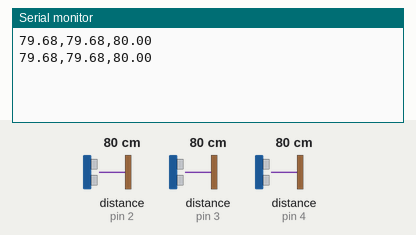
Recording of a sketch running on a simulated Arduino Uno, built with avr-gcc and run on an emulated ATmega328P. Parts: the last lines printed to the serial monitor. Wiring (inferred from the names in the program): 3 × ultrasonic range finder: trigger pin 5, echo pin 2 / trigger pin 6, echo pin 3 / trigger pin 7, echo pin 4. The inputs (shaded band) are chosen by the test bench; at power-on: distance to the obstacle (sensors on pin 2, pin 3, pin 4) 80 cm. The echo pulse lasts 58.3 µs per cm.

Above: at 1.8 s.
1.9 s: distance to the obstacle (sensor on pin 2) set to 2 cm
At 2.6 s:
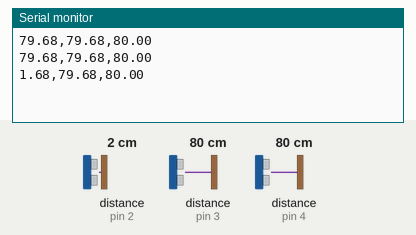
3.4 s: distance to the obstacle (sensor on pin 3) set to 2 cm
At 4.7 s:
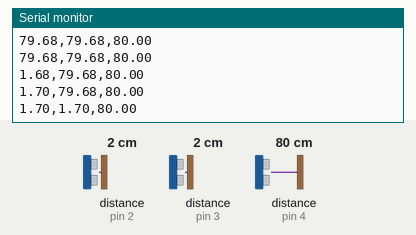
4.9 s: distance to the obstacle (sensor on pin 4) set to 2 cm
At 5.7 s:
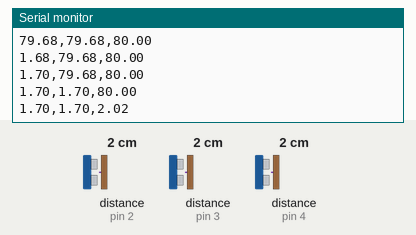
6.4 s: distance to the obstacle (sensor on pin 2) set to 4 cm
At 7.5 s:
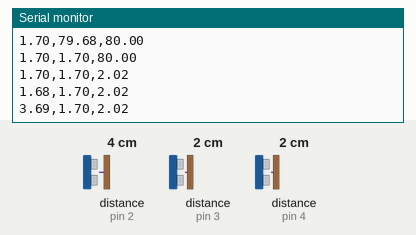
7.9 s: distance to the obstacle (sensor on pin 3) set to 4 cm
At 8.9 s:
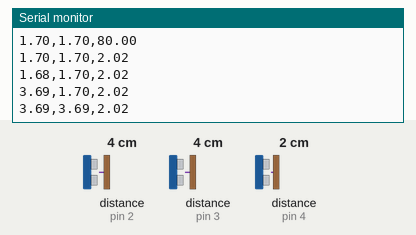
9.4 s: distance to the obstacle (sensor on pin 4) set to 4 cm
At 10.9 s:
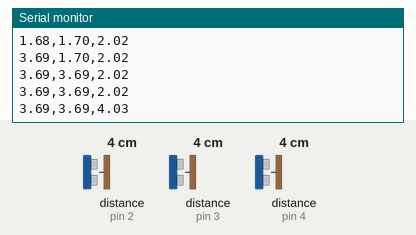
Timing chart, 0 to 11.9 s (numbered marks = the images above; inputs shaded):
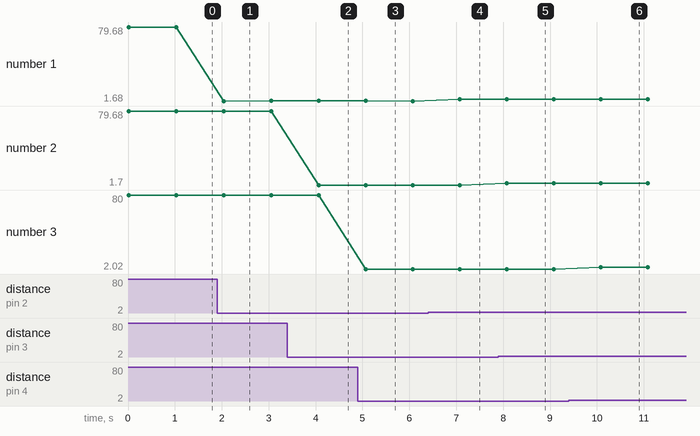

Measured:
- after the input at 1.9 s, the serial monitor: prints a new line after 0.14 s (image 1)
- after the input at 3.4 s, the serial monitor: prints a new line after 0.66 s (image 2)
- after the input at 4.9 s, the serial monitor: prints a new line after 0.17 s (image 3)
- after the input at 6.4 s, the serial monitor: prints a new line after 0.67 s (image 4)
- after the input at 7.9 s, the serial monitor: prints a new line after 0.18 s (image 5)
- after the input at 9.4 s, the serial monitor: prints a new line after 0.68 s (image 6)
- plotted number 1: 79.68 → 1.7 after the input at 1.9 s, 1.68 → 3.69 after the input at 6.4 s
- plotted number 3: 80 → 2.02 after the input at 4.9 s, 2.02 → 4.03 after the input at 9.4 s

The sketch:

source.ino
```cpp
#define ECHO_A 2
#define ECHO_B 3
#define ECHO_C 4

#define TRIG_A 5
#define TRIG_B 6
#define TRIG_C 7

void setup() {
    pinMode(ECHO_A, INPUT);
    pinMode(ECHO_B, INPUT);
    pinMode(ECHO_C, INPUT);

    pinMode(TRIG_A, OUTPUT);
    pinMode(TRIG_B, OUTPUT);
    pinMode(TRIG_C, OUTPUT);

    Serial.begin(9600);
}

float measureDistance(int trigPin, int echoPin) {
    digitalWrite(trigPin, LOW);
    delayMicroseconds(2);

    digitalWrite(trigPin, HIGH);
    delayMicroseconds(10);
    digitalWrite(trigPin, LOW);

    long duration = pulseIn(echoPin, HIGH);

    float distance = (duration * 0.0343) / 2;

    return distance;
}

void loop() {
    float distanceA = measureDistance(TRIG_A, ECHO_A);
    float distanceB = measureDistance(TRIG_B, ECHO_B);
    float distanceC = measureDistance(TRIG_C, ECHO_C);

    // Envia as distâncias separadas por vírgulas e termina com uma nova linha
    Serial.print(distanceA);
    Serial.print(",");
    Serial.print(distanceB);
    Serial.print(",");
    Serial.println(distanceC);

    delay(1000);
}
```
